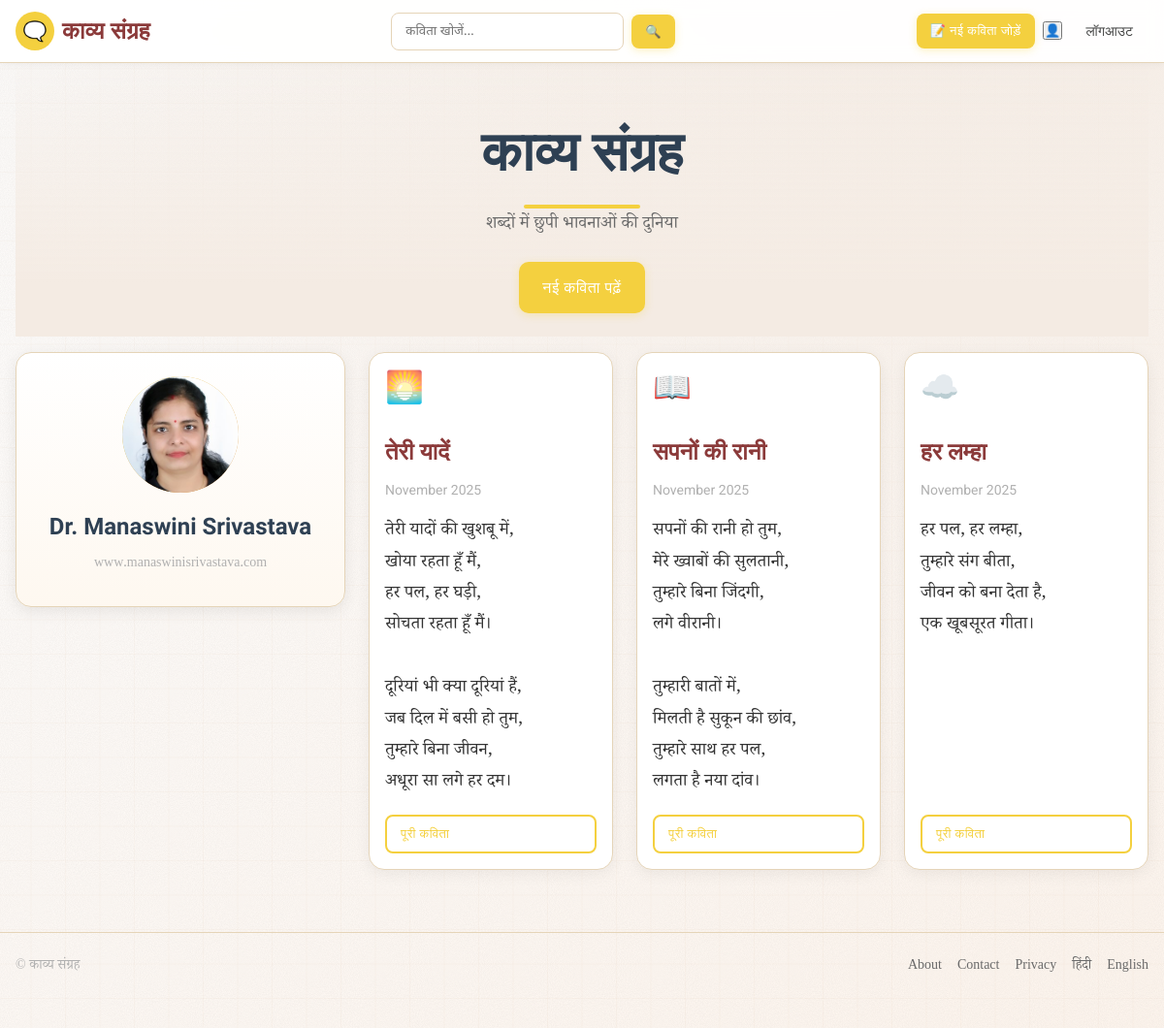
The page / (signed in) on the database its author committed.
### app.py (models this page shows)
class Writer(db.Model):
    id = db.Column(db.Integer, primary_key=True)
    name = db.Column(db.String(120), nullable=False)
    bio = db.Column(db.Text, default='')
    email = db.Column(db.String(120), default='')
    social = db.Column(db.String(200), default='')
    avatar_url = db.Column(db.String(300), default='')

class Poem(db.Model):
    id = db.Column(db.Integer, primary_key=True)
    title = db.Column(db.String(200), nullable=False)
    body = db.Column(db.Text, nullable=False)
    date_added = db.Column(db.DateTime, default=datetime.utcnow, index=True)
    background_image = db.Column(db.String(300), default='')
    view_count = db.Column(db.Integer, default=0)

### app.py (the view)
@app.route('/')
def index():
    page = max(int(request.args.get('page', 1) or 1), 1)
    per_page = 12  # show more poems per page
    q = (request.args.get('q') or '').strip()
    base_query = Poem.query
    if q:
        like = f"%{q}%"
        base_query = base_query.filter((Poem.title.ilike(like)) | (Poem.body.ilike(like)))
    total = base_query.count()
    poems = (base_query
             .order_by(Poem.date_added.desc())
             .offset((page-1)*per_page)
             .limit(per_page)
             .all())
    writer = Writer.query.first()
    stat = SiteStat.query.get('home_hits')
    if not stat:
        stat = SiteStat(key='home_hits', count=0)
        db.session.add(stat)
    stat.count = (stat.count or 0) + 1
    db.session.commit()
    total_pages = (total + per_page - 1)//per_page
    return render_template('index.html', poems=poems, writer=writer, home_hits=stat.count,
                           page=page, per_page=per_page, total=total, total_pages=total_pages,
                           q=q)

### templates/index.html (shortened to what this page needs)
{% extends 'base.html' %}
{% block content %}
<section class="hero">
  <h1 class="hero-title">काव्य संग्रह</h1>
  <p class="tagline">शब्दों में छुपी भावनाओं की दुनिया{% if q %} · खोज: "{{ q }}" ({{ total }} परिणाम){% endif %}</p>
  <a href="#poems" class="btn primary lg">नई कविता पढ़ें</a>
</section>
<div class="layout">
  {% if writer %}
  <aside class="writer-card sticky fancy">
    <div class="writer-avatar">
      {% if writer.avatar_url %}
      <img src="{{ writer.avatar_url }}" alt="{{ writer.name }}">
      {% else %}
      {{ writer.name[0] if writer and writer.name }}
      {% endif %}
    </div>
    <div class="writer-info">
      <h3>{{ writer.name }}</h3>
      <p>www.manaswinisrivastava.com</p>
    </div>
  </aside>
  {% endif %}
  <div>
    <div id="poems" class="poem-list cols-3">
      {% for poem in poems %}
      {% set icons = ['🌅', '📖', '☁️', '❤️', '💬'] %}
      <article class="poem-card">
        <div class="poem-icon">{{ icons[loop.index0 % 5] }}</div>
        <h2 class="poem-title"><a href="{{ url_for('poem_detail', poem_id=poem.id) }}">{{ poem.title }}</a></h2>
        <div class="meta">{{ poem.date_added.strftime('%B %Y') }}</div>
        <pre class="excerpt">{{ poem.body[:180] }}{% if poem.body|length > 180 %}…{% endif %}</pre>
        <a class="btn secondary sm" href="{{ url_for('poem_detail', poem_id=poem.id) }}">पूरी कविता</a>
      </article>
      {% else %}
      <p>अभी कोई कविता जोड़ी नहीं गई है।</p>
      {% endfor %}
    </div>
  </div>
</div>
{% endblock %}

### static/css/style.css (style rules this page uses)
* { box-sizing:border-box;margin:0;padding:0 }
:root { --bg:#FAF3E0; --bg2:#f4ebe3; --card:#ffffff; --text:#333333; --muted:#B0B0B0; --brand:#8B3A3A; --gold:#F4D03F; --heading:#2E4053; --brand-2:#FFF2C2; --border:#e5d4b8; --spacing-xs:4px; --spacing-sm:8px; --spacing-md:16px; --spacing-lg:24px; --spacing-xl:32px; --spacing-2xl:48px; }
body { margin:0; background:radial-gradient(1200px 800px at 80% -100px, var(--bg2), transparent), url('../images/site-bg.svg'), var(--bg); background-size:auto, cover, auto; background-repeat:no-repeat, no-repeat, no-repeat; background-attachment:scroll, fixed, scroll; background-position:center top, center top, center top; color:var(--text); font-family:'Noto Serif Devanagari',serif; font-size:18px; line-height:1.6; }
.hero { padding:var(--spacing-2xl) 0 var(--spacing-lg);text-align:center;background:linear-gradient(180deg, transparent, var(--bg2) 80%) }
.hero-title { font-size:56px;margin:0 0 var(--spacing-md);font-family:'Mukta Vaani',sans-serif;font-weight:700;color:var(--heading);display:inline-block;position:relative }
.hero-title:after { content:"";position:absolute;left:50%;transform:translateX(-50%);bottom:-12px;width:120px;height:4px;background:var(--gold);border-radius:999px }
.tagline { color:#6b6b6b;font-family:'Noto Serif Devanagari',serif;font-size:18px;margin-bottom:var(--spacing-lg);line-height:1.5 }
.writer-card { background:var(--card);border:1px solid var(--border);border-radius:16px;padding:var(--spacing-lg);display:flex;flex-direction:column;align-items:center;text-align:center;margin:var(--spacing-md) 0;box-shadow:0 4px 16px rgba(0,0,0,.08) }
.writer-card.fancy { background:linear-gradient(180deg, #fff 0%, #fef8f0 100%) }
.writer-avatar { width:120px;height:120px;border-radius:50%;background:linear-gradient(135deg, #F4D03F, #d4883a);color:#fff;display:flex;align-items:center;justify-content:center;font-weight:700;font-size:48px;margin-bottom:var(--spacing-md);overflow:hidden }
.writer-avatar img { width:100%;height:100%;object-fit:cover }
.writer-info h3 { font-family:'Mukta Vaani',sans-serif;font-size:24px;font-weight:700;color:var(--heading);margin:0 0 var(--spacing-xs) }
.writer-info p { font-family:'Noto Serif Devanagari',serif;font-size:14px;color:var(--muted);margin:var(--spacing-sm) 0;line-height:1.6 }
.layout { display:grid;grid-template-columns:340px 1fr;gap:var(--spacing-lg);align-items:start }
.writer-card.sticky { position:sticky;top:calc(64px + var(--spacing-md)) }
.poem-list { display:grid;grid-template-columns:1fr;gap:var(--spacing-lg);margin:var(--spacing-md) 0 var(--spacing-xl) }
.poem-list.cols-3 { grid-template-columns:repeat(3,1fr) }
.poem-card { background:var(--card);border:1px solid var(--border);border-radius:16px;padding:var(--spacing-md);box-shadow:0 4px 16px rgba(0,0,0,.06);transition:transform .2s ease, box-shadow .2s ease;display:flex;flex-direction:column }
.poem-icon { font-size:32px;margin-bottom:var(--spacing-md) }
.poem-card .poem-title { margin:0 0 var(--spacing-sm);font-family:'Mukta Vaani',sans-serif;font-size:24px;font-weight:700;color:var(--brand) }
.poem-card .poem-title a { color:inherit;text-decoration:none }
.poem-card .meta { color:var(--muted);font-size:14px;margin-bottom:var(--spacing-md);font-family:'Roboto',sans-serif }
.excerpt { white-space:pre-wrap;font-family:'Noto Serif Devanagari',serif;line-height:1.8;font-size:18px;color:var(--text);flex:1;margin-bottom:var(--spacing-md) }
.meta { color:var(--muted);font-size:14px;margin-bottom:8px }
.btn { font-family:'Mukta',sans-serif;font-weight:500;font-size:14px;text-transform:uppercase;letter-spacing:.5px;background:var(--gold);color:#fff;border:none;border-radius:8px;padding:10px 16px;cursor:pointer;text-decoration:none;display:inline-block;transition:all .2s ease;box-shadow:0 2px 8px rgba(244,208,63,.3) }
.btn.primary { background:var(--gold);color:#fff }
.btn.secondary { background:#fff;color:var(--gold);border:2px solid var(--gold);box-shadow:none }
.btn.lg { padding:14px 24px;font-size:16px;border-radius:10px }
.btn.sm { padding:8px 14px;font-size:13px }
@media (min-width: 1200px) { .poem-list.cols-3 { grid-template-columns:repeat(3,1fr) } }

### rows shown on the page
Writer: avatar_url (picture), name "Dr. Manaswini Srivastava"
Poem: icons "🌅", title "तेरी यादें", date_added "November 2025", body "तेरी यादों की खुशबू में, खोया रहता हूँ मैं, हर पल, हर घड़ी, सोचता रहता हूँ मैं। दूरियां भी क्या दूरियां हैं, जब दिल में बसी हो तुम, तुम्हारे बिना जीवन, अधूरा सा लगे हर दम।"
Poem: icons "📖", title "सपनों की रानी", date_added "November 2025", body "सपनों की रानी हो तुम, मेरे ख्वाबों की सुलतानी, तुम्हारे बिना जिंदगी, लगे वीरानी। तुम्हारी बातों में, मिलती है सुकून की छांव, तुम्हारे साथ हर पल, लगता है नया दांव।"
Poem: icons "☁️", title "हर लम्हा", date_added "November 2025", body "हर पल, हर लम्हा, तुम्हारे संग बीता, जीवन को बना देता है, एक खूबसूरत गीता।"
